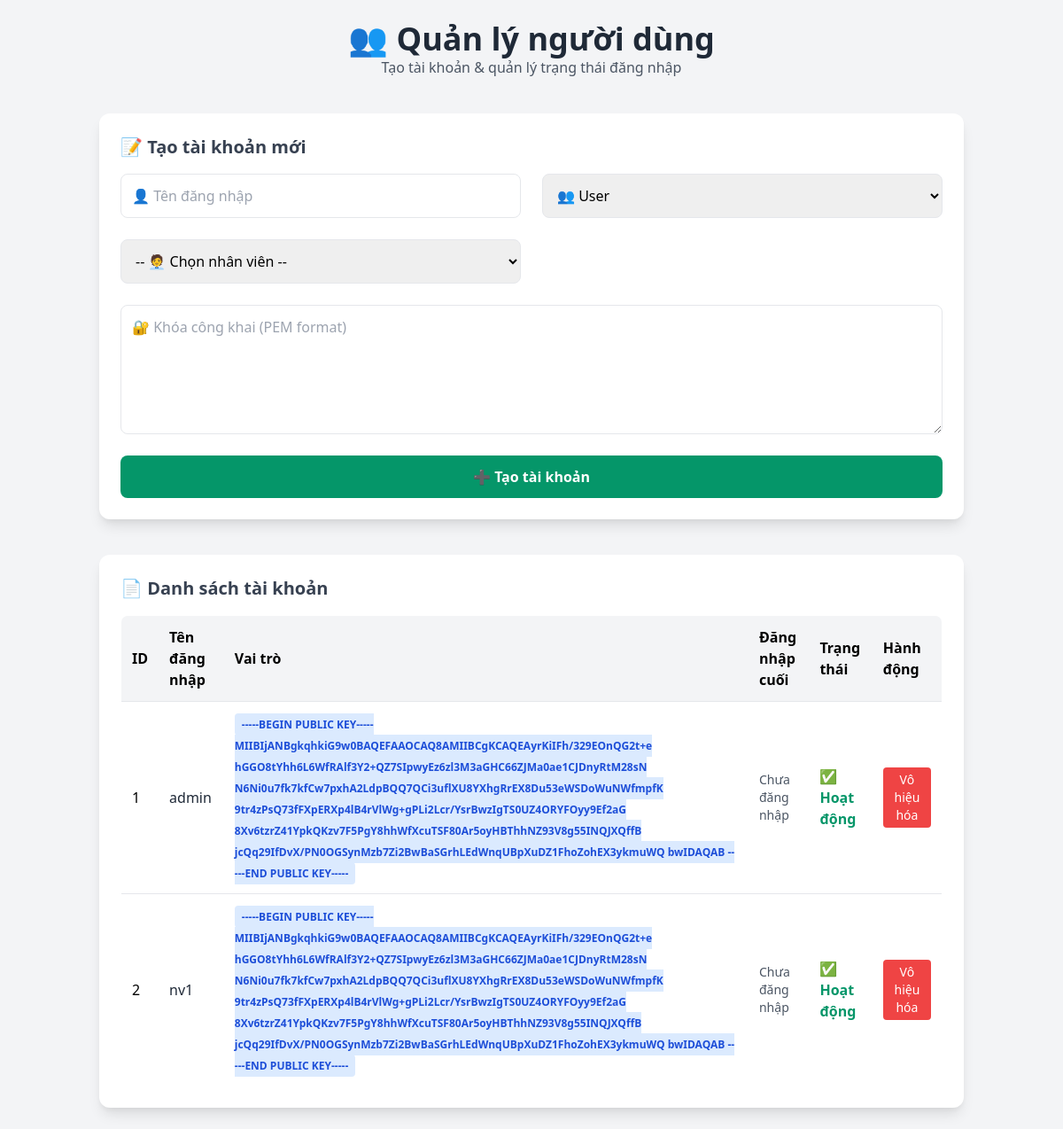
The app's page /user_management (signed in) with its own data.
### tables this page shows
CREATE TABLE users (
            id INTEGER PRIMARY KEY,
            username TEXT UNIQUE,
            public_key TEXT,
            role TEXT DEFAULT 'user',
            last_login TIMESTAMP,
            is_active BOOLEAN DEFAULT 1,
            employee_id INTEGER,
            FOREIGN KEY (employee_id) REFERENCES employees(id)
        );

### app.py (the view)
    def decorated_function(*args, **kwargs):
        if 'user_id' not in session or session.get('role') != 'admin':
            flash('Bạn không có quyền truy cập trang này', 'error')
            return redirect(url_for('index'))
        return f(*args, **kwargs)

### app.py (called while the page is built)
def admin_required(f):
    def decorated_function(*args, **kwargs):
        if 'user_id' not in session or session.get('role') != 'admin':
            flash('Bạn không có quyền truy cập trang này', 'error')
            return redirect(url_for('index'))
        return f(*args, **kwargs)
    decorated_function.__name__ = f.__name__
    return decorated_function

@app.route('/user_management')
@admin_required
def user_manager():
    conn = sqlite3.connect('payroll.db')
    c = conn.cursor()
    c.execute("SELECT id, name FROM employees")
    employees = c.fetchall()
    c.execute("SELECT * FROM users")
    users = c.fetchall()
    conn.close()
    return render_template('user_management.html', users=users, employees=employees)

### templates/user_management.html (shortened to what this page needs)
<!DOCTYPE html>
<html lang="vi">
<head>
  <link href="https://cdn.jsdelivr.net/npm/tailwindcss@2.2.19/dist/tailwind.min.css" rel="stylesheet"/>
</head>
<body class="bg-gray-100 min-h-screen">
  <div class="container mx-auto p-6">
    <div class="text-center mb-10">
      <h1 class="text-4xl font-bold text-gray-800">👥 Quản lý người dùng</h1>
      <p class="text-gray-600">Tạo tài khoản & quản lý trạng thái đăng nhập</p>
    </div>
    <div class="bg-white p-6 rounded-xl shadow-lg mb-10">
      <h2 class="text-xl font-semibold text-gray-700 mb-4">📝 Tạo tài khoản mới</h2>
      <form id="create-user-form" class="grid grid-cols-1 md:grid-cols-2 gap-6">
        <input type="text" name="username" placeholder="👤 Tên đăng nhập" required class="p-3 border rounded-lg"/>
        <select name="role" class="p-3 border rounded-lg" required>
          <option value="user">👥 User</option>
        </select>
        <select name="employee_id" class="p-3 border rounded-lg" required>
          <option value="">-- 🧑‍💼 Chọn nhân viên --</option>
        </select>
        <textarea name="public_key" placeholder="🔐 Khóa công khai (PEM format)" rows="5" class="p-3 border rounded-lg md:col-span-2" required></textarea>
        <button type="submit" class="bg-green-600 hover:bg-green-700 text-white font-semibold py-3 px-6 rounded-lg transition md:col-span-2">
          ➕ Tạo tài khoản
        </button>
      </form>
    </div>
    <div class="bg-white p-6 rounded-xl shadow-lg">
      <h2 class="text-xl font-semibold text-gray-700 mb-4">📄 Danh sách tài khoản</h2>
      <div class="overflow-x-auto">
        <table class="min-w-full table-auto border border-gray-200 rounded-lg overflow-hidden">
          <thead class="bg-gray-100">
            <tr>
              <th class="p-3 text-left">ID</th>
              <th class="p-3 text-left">Tên đăng nhập</th>
              <th class="p-3 text-left">Vai trò</th>
              <th class="p-3 text-left">Đăng nhập cuối</th>
              <th class="p-3 text-left">Trạng thái</th>
              <th class="p-3 text-left">Hành động</th>
            </tr>
          </thead>
          <tbody class="bg-white">
            {% for user in users %}
              <tr class="border-t hover:bg-gray-50">
                <td class="p-3">{{ user[0] }}</td>
                <td class="p-3 font-medium text-gray-800">{{ user[1] }}</td>
                <td class="p-3">
                  <span class="px-2 py-1 rounded text-xs font-semibold
                    {% if user[2] == 'admin' %}bg-red-100 text-red-700{% else %}bg-blue-100 text-blue-700{% endif %}">
                    {{ user[2] }}
                  </span>
                </td>
                <td class="p-3 text-sm text-gray-600">{{ user[4] or 'Chưa đăng nhập' }}</td>
                <td class="p-3">
                  {% if user[5] %}
                    <span class="text-green-600 font-semibold">✅ Hoạt động</span>
                  {% else %}
                    <span class="text-red-600 font-semibold">❌ Vô hiệu</span>
                  {% endif %}
                </td>
                <td class="p-3">
                  {% if user[5] %}
                    <button onclick="deactivateUser({{ user[0] }})"
                      class="bg-red-500 hover:bg-red-600 text-white px-3 py-1 rounded text-sm transition">
                      Vô hiệu hóa
                    </button>
                  {% endif %}
                </td>
              </tr>
            {% endfor %}
          </tbody>
        </table>
      </div>
    </div>
  </div>
</body>
</html>

### records on screen
users: id "1", username "admin", public_key "-----BEGIN PUBLIC KEY----- MIIBIjANBgkqhkiG9w0BAQEFAAOCAQ8AMIIBCgKCAQEAyrKiIFh/329EOnQG2t+e hGGO8tYhh6L6WfRAlf3Y2+QZ7SIpwyEz6zl3M3aGHC66ZJMa0ae1CJDnyRtM28sN N6Ni0u7fk7kfCw7pxhA2LdpBQQ7QCi3uflXU8YXhgRrEX8Du53eWSDoWuNWfmpfK 9tr4zPsQ73fFXpERXp4lB4rVlWg+gPLi2Lcr/YsrBwzIgTS0UZ4ORYFOyy9Ef2aG 8Xv6tzrZ41YpkQKzv7F5PgY8hhWfXcuTSF80Ar5oyHBThhNZ93V8g55INQJXQffB jcQq29IfDvX/PN0OGSynMzb7Zi2BwBaSGrhLEdWnqUBpXuDZ1FhoZohEX3ykmuWQ bwIDAQAB -----END PUBLIC KEY-----", user "Chưa đăng nhập", is_active "✅ Hoạt động"
users: id "2", username "nv1", public_key "-----BEGIN PUBLIC KEY----- MIIBIjANBgkqhkiG9w0BAQEFAAOCAQ8AMIIBCgKCAQEAyrKiIFh/329EOnQG2t+e hGGO8tYhh6L6WfRAlf3Y2+QZ7SIpwyEz6zl3M3aGHC66ZJMa0ae1CJDnyRtM28sN N6Ni0u7fk7kfCw7pxhA2LdpBQQ7QCi3uflXU8YXhgRrEX8Du53eWSDoWuNWfmpfK 9tr4zPsQ73fFXpERXp4lB4rVlWg+gPLi2Lcr/YsrBwzIgTS0UZ4ORYFOyy9Ef2aG 8Xv6tzrZ41YpkQKzv7F5PgY8hhWfXcuTSF80Ar5oyHBThhNZ93V8g55INQJXQffB jcQq29IfDvX/PN0OGSynMzb7Zi2BwBaSGrhLEdWnqUBpXuDZ1FhoZohEX3ykmuWQ bwIDAQAB -----END PUBLIC KEY-----", user "Chưa đăng nhập", is_active "✅ Hoạt động"
